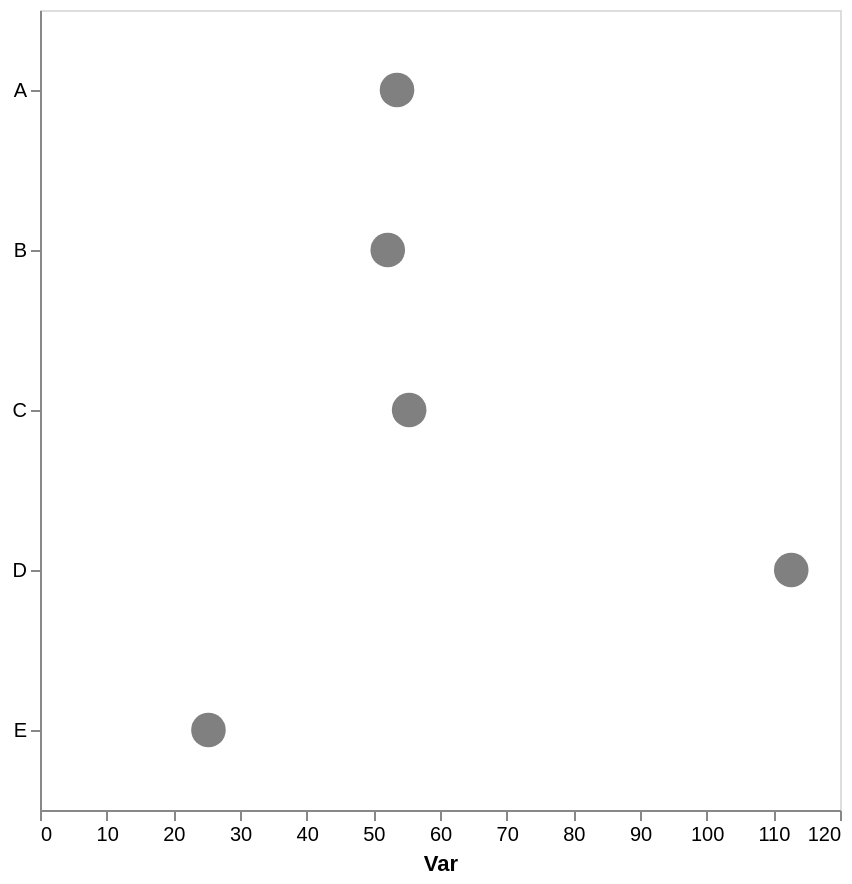

Vega-Lite specification for this chart:
### Vega-Lite specification from a JSON file in a GitHub repository (floating-point values rounded to 4 significant figures)
{"config": {"view": {"continuousWidth": 300, "continuousHeight": 300}, "axis": {"grid": false}, "bar": {"color": "gray"}}, "data": {"name": "data-7e43fe0d51331abc9fc83681841e6688"}, "mark": {"type": "point", "color": "gray", "filled": true, "size": 300}, "encoding": {"x": {"aggregate": "mean", "axis": {"title": "Var"}, "field": "var1", "type": "quantitative"}, "y": {"axis": {"title": null}, "field": "cat", "type": "nominal"}}, "height": 400, "width": 400, "$schema": "https://vega.github.io/schema/vega-lite/v5.17.0.json", "datasets": {"data-7e43fe0d51331abc9fc83681841e6688": [{"cat": "E", "var1": 24.09, "var2": 48.68}, {"cat": "A", "var1": 57.63, "var2": 53.74}, {"cat": "B", "var1": 52.16, "var2": 38.7}, {"cat": "E", "var1": 31.94, "var2": 58.62}, {"cat": "C", "var1": 43.59, "var2": 54.44}, {"cat": "E", "var1": 26.85, "var2": 43.5}, {"cat": "A", "var1": 49.23, "var2": 53.87}, {"cat": "D", "var1": 108.5, "var2": 62.31}, {"cat": "E", "var1": 18.19, "var2": 51.93}, {"cat": "C", "var1": 67.16, "var2": 53.09}, {"cat": "D", "var1": 116.8, "var2": 41.14}, {"cat": "A", "var1": 53.8, "var2": 50.17}]}}
